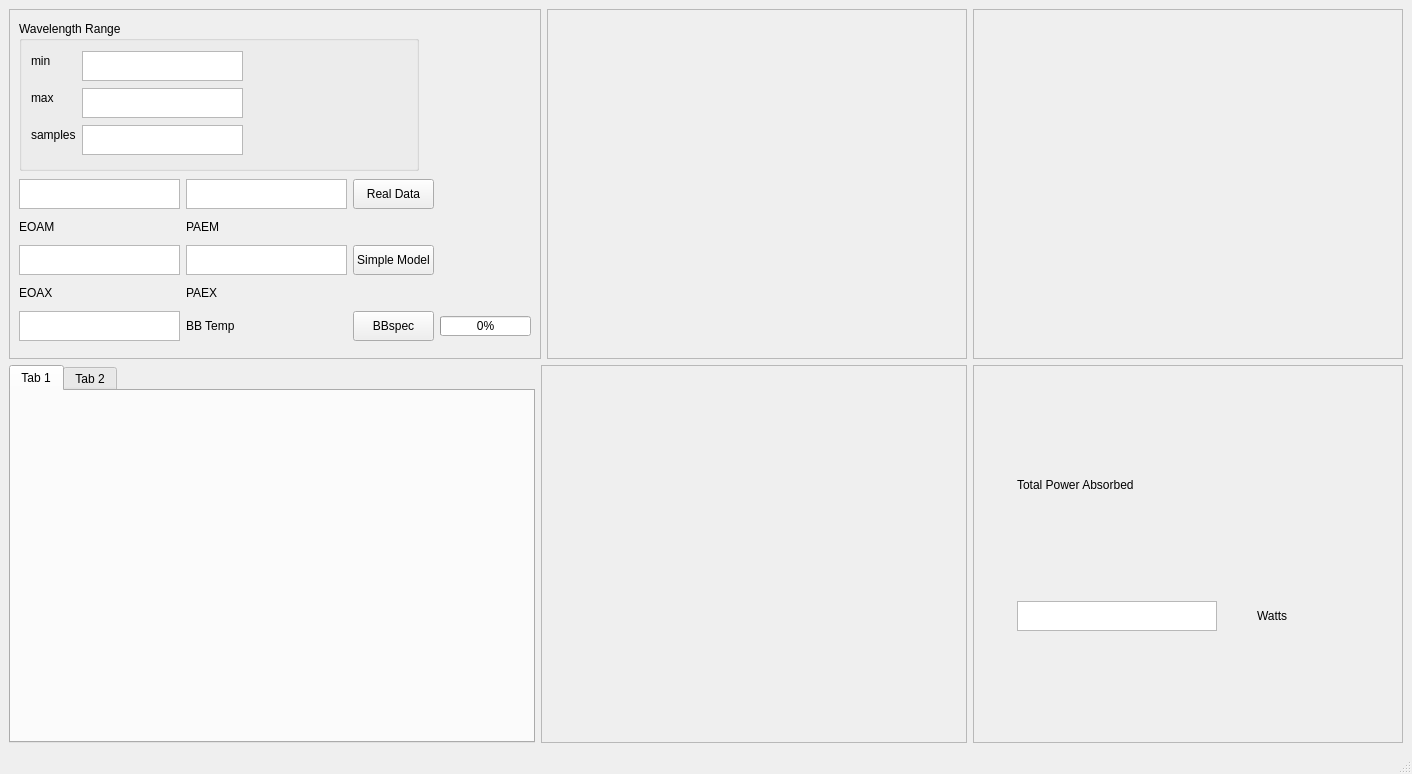
<?xml version="1.0" encoding="UTF-8"?>
<ui version="4.0">
 <class>MainWindow</class>
 <widget class="QMainWindow" name="MainWindow">
  <property name="geometry">
   <rect>
    <x>0</x>
    <y>0</y>
    <width>1412</width>
    <height>774</height>
   </rect>
  </property>
  <property name="windowTitle">
   <string>MainWindow</string>
  </property>
  <widget class="QWidget" name="centralwidget">
   <layout class="QGridLayout" name="gridLayout_2">
    <item row="0" column="0" colspan="2">
     <widget class="QFrame" name="frame">
      <property name="maximumSize">
       <size>
        <width>600</width>
        <height>350</height>
       </size>
      </property>
      <property name="frameShape">
       <enum>QFrame::StyledPanel</enum>
      </property>
      <property name="frameShadow">
       <enum>QFrame::Raised</enum>
      </property>
      <layout class="QGridLayout" name="gridLayout">
       <item row="4" column="2">
        <widget class="QPushButton" name="simpleData">
         <property name="maximumSize">
          <size>
           <width>161</width>
           <height>30</height>
          </size>
         </property>
         <property name="text">
          <string>Simple Model</string>
         </property>
        </widget>
       </item>
       <item row="5" column="1">
        <widget class="QLabel" name="label_6">
         <property name="maximumSize">
          <size>
           <width>120</width>
           <height>20</height>
          </size>
         </property>
         <property name="text">
          <string>PAEX</string>
         </property>
        </widget>
       </item>
       <item row="9" column="0">
        <widget class="QTextEdit" name="BBtemp">
         <property name="maximumSize">
          <size>
           <width>161</width>
           <height>30</height>
          </size>
         </property>
        </widget>
       </item>
       <item row="9" column="1">
        <widget class="QLabel" name="label_8">
         <property name="maximumSize">
          <size>
           <width>120</width>
           <height>20</height>
          </size>
         </property>
         <property name="text">
          <string>BB Temp</string>
         </property>
        </widget>
       </item>
       <item row="9" column="3">
        <widget class="QProgressBar" name="progressBar">
         <property name="maximumSize">
          <size>
           <width>200</width>
           <height>20</height>
          </size>
         </property>
         <property name="value">
          <number>0</number>
         </property>
         <property name="invertedAppearance">
          <bool>false</bool>
         </property>
        </widget>
       </item>
       <item row="9" column="2">
        <widget class="QPushButton" name="BBdata">
         <property name="maximumSize">
          <size>
           <width>161</width>
           <height>30</height>
          </size>
         </property>
         <property name="text">
          <string>BBspec</string>
         </property>
        </widget>
       </item>
       <item row="3" column="0">
        <widget class="QLabel" name="label">
         <property name="maximumSize">
          <size>
           <width>120</width>
           <height>20</height>
          </size>
         </property>
         <property name="text">
          <string>EOAM</string>
         </property>
        </widget>
       </item>
       <item row="2" column="0">
        <widget class="QTextEdit" name="EOAM">
         <property name="maximumSize">
          <size>
           <width>161</width>
           <height>30</height>
          </size>
         </property>
        </widget>
       </item>
       <item row="4" column="1">
        <widget class="QTextEdit" name="PAEX">
         <property name="maximumSize">
          <size>
           <width>161</width>
           <height>30</height>
          </size>
         </property>
        </widget>
       </item>
       <item row="3" column="1">
        <widget class="QLabel" name="label_5">
         <property name="maximumSize">
          <size>
           <width>120</width>
           <height>20</height>
          </size>
         </property>
         <property name="text">
          <string>PAEM</string>
         </property>
        </widget>
       </item>
       <item row="2" column="1">
        <widget class="QTextEdit" name="PAEM">
         <property name="maximumSize">
          <size>
           <width>161</width>
           <height>30</height>
          </size>
         </property>
        </widget>
       </item>
       <item row="2" column="2">
        <widget class="QPushButton" name="realData">
         <property name="maximumSize">
          <size>
           <width>161</width>
           <height>30</height>
          </size>
         </property>
         <property name="text">
          <string>Real Data</string>
         </property>
        </widget>
       </item>
       <item row="5" column="0">
        <widget class="QLabel" name="label_4">
         <property name="maximumSize">
          <size>
           <width>120</width>
           <height>20</height>
          </size>
         </property>
         <property name="text">
          <string>EOAX</string>
         </property>
        </widget>
       </item>
       <item row="4" column="0">
        <widget class="QTextEdit" name="EOAX">
         <property name="maximumSize">
          <size>
           <width>161</width>
           <height>30</height>
          </size>
         </property>
        </widget>
       </item>
       <item row="0" column="0" colspan="3">
        <widget class="QGroupBox" name="groupBox">
         <property name="maximumSize">
          <size>
           <width>400</width>
           <height>150</height>
          </size>
         </property>
         <property name="title">
          <string>Wavelength Range</string>
         </property>
         <layout class="QFormLayout" name="formLayout">
          <item row="0" column="0">
           <widget class="QLabel" name="label_7">
            <property name="maximumSize">
             <size>
              <width>120</width>
              <height>20</height>
             </size>
            </property>
            <property name="text">
             <string>min</string>
            </property>
           </widget>
          </item>
          <item row="0" column="1">
           <widget class="QTextEdit" name="min">
            <property name="minimumSize">
             <size>
              <width>0</width>
              <height>0</height>
             </size>
            </property>
            <property name="maximumSize">
             <size>
              <width>161</width>
              <height>30</height>
             </size>
            </property>
           </widget>
          </item>
          <item row="1" column="0">
           <widget class="QLabel" name="label_2">
            <property name="maximumSize">
             <size>
              <width>120</width>
              <height>20</height>
             </size>
            </property>
            <property name="text">
             <string>max</string>
            </property>
           </widget>
          </item>
          <item row="1" column="1">
           <widget class="QTextEdit" name="max">
            <property name="maximumSize">
             <size>
              <width>161</width>
              <height>30</height>
             </size>
            </property>
           </widget>
          </item>
          <item row="2" column="0">
           <widget class="QLabel" name="label_3">
            <property name="maximumSize">
             <size>
              <width>120</width>
              <height>20</height>
             </size>
            </property>
            <property name="text">
             <string>samples</string>
            </property>
           </widget>
          </item>
          <item row="2" column="1">
           <widget class="QTextEdit" name="samples">
            <property name="maximumSize">
             <size>
              <width>161</width>
              <height>30</height>
             </size>
            </property>
           </widget>
          </item>
         </layout>
        </widget>
       </item>
      </layout>
     </widget>
    </item>
    <item row="1" column="1" colspan="2">
     <widget class="QFrame" name="frame_4">
      <property name="frameShape">
       <enum>QFrame::StyledPanel</enum>
      </property>
      <property name="frameShadow">
       <enum>QFrame::Raised</enum>
      </property>
      <layout class="QVBoxLayout" name="verticalLayout_3">
       <item>
        <widget class="QWidget" name="mplwindow_3" native="true">
         <property name="sizePolicy">
          <sizepolicy hsizetype="Maximum" vsizetype="Maximum">
           <horstretch>0</horstretch>
           <verstretch>0</verstretch>
          </sizepolicy>
         </property>
         <property name="minimumSize">
          <size>
           <width>400</width>
           <height>300</height>
          </size>
         </property>
         <property name="maximumSize">
          <size>
           <width>800</width>
           <height>600</height>
          </size>
         </property>
         <layout class="QVBoxLayout" name="mplvl_3"/>
        </widget>
       </item>
      </layout>
     </widget>
    </item>
    <item row="0" column="2">
     <widget class="QFrame" name="frame_2">
      <property name="frameShape">
       <enum>QFrame::StyledPanel</enum>
      </property>
      <property name="frameShadow">
       <enum>QFrame::Raised</enum>
      </property>
      <layout class="QVBoxLayout" name="verticalLayout">
       <item>
        <widget class="QWidget" name="mplwindow" native="true">
         <property name="sizePolicy">
          <sizepolicy hsizetype="Maximum" vsizetype="Maximum">
           <horstretch>0</horstretch>
           <verstretch>0</verstretch>
          </sizepolicy>
         </property>
         <property name="minimumSize">
          <size>
           <width>400</width>
           <height>300</height>
          </size>
         </property>
         <property name="maximumSize">
          <size>
           <width>800</width>
           <height>600</height>
          </size>
         </property>
         <layout class="QVBoxLayout" name="mplvl_0"/>
        </widget>
       </item>
      </layout>
     </widget>
    </item>
    <item row="0" column="3">
     <widget class="QFrame" name="frame_3">
      <property name="frameShape">
       <enum>QFrame::StyledPanel</enum>
      </property>
      <property name="frameShadow">
       <enum>QFrame::Raised</enum>
      </property>
      <layout class="QVBoxLayout" name="verticalLayout_2">
       <item>
        <widget class="QWidget" name="mplwindow_5" native="true">
         <property name="sizePolicy">
          <sizepolicy hsizetype="Maximum" vsizetype="Maximum">
           <horstretch>0</horstretch>
           <verstretch>0</verstretch>
          </sizepolicy>
         </property>
         <property name="minimumSize">
          <size>
           <width>400</width>
           <height>300</height>
          </size>
         </property>
         <property name="maximumSize">
          <size>
           <width>800</width>
           <height>600</height>
          </size>
         </property>
         <layout class="QVBoxLayout" name="mplvl_5"/>
        </widget>
       </item>
      </layout>
     </widget>
    </item>
    <item row="1" column="0">
     <widget class="QTabWidget" name="tabWidget">
      <property name="maximumSize">
       <size>
        <width>800</width>
        <height>600</height>
       </size>
      </property>
      <property name="currentIndex">
       <number>0</number>
      </property>
      <widget class="QWidget" name="tab">
       <attribute name="title">
        <string>Tab 1</string>
       </attribute>
       <layout class="QGridLayout" name="gridLayout_3">
        <item row="0" column="0">
         <widget class="QWidget" name="mplwindow_2" native="true">
          <property name="sizePolicy">
           <sizepolicy hsizetype="Maximum" vsizetype="Maximum">
            <horstretch>0</horstretch>
            <verstretch>0</verstretch>
           </sizepolicy>
          </property>
          <property name="minimumSize">
           <size>
            <width>400</width>
            <height>300</height>
           </size>
          </property>
          <property name="maximumSize">
           <size>
            <width>800</width>
            <height>600</height>
           </size>
          </property>
          <layout class="QVBoxLayout" name="mplvl_2">
           <property name="leftMargin">
            <number>11</number>
           </property>
          </layout>
         </widget>
        </item>
       </layout>
      </widget>
      <widget class="QWidget" name="tab_2">
       <attribute name="title">
        <string>Tab 2</string>
       </attribute>
       <layout class="QGridLayout" name="gridLayout_4">
        <item row="0" column="0">
         <widget class="QWidget" name="mplwindow_4" native="true">
          <property name="sizePolicy">
           <sizepolicy hsizetype="Maximum" vsizetype="Maximum">
            <horstretch>0</horstretch>
            <verstretch>0</verstretch>
           </sizepolicy>
          </property>
          <property name="minimumSize">
           <size>
            <width>400</width>
            <height>300</height>
           </size>
          </property>
          <property name="maximumSize">
           <size>
            <width>800</width>
            <height>600</height>
           </size>
          </property>
          <layout class="QVBoxLayout" name="mplvl_4">
           <property name="leftMargin">
            <number>11</number>
           </property>
          </layout>
         </widget>
        </item>
       </layout>
      </widget>
     </widget>
    </item>
    <item row="1" column="3">
     <widget class="QFrame" name="frame_5">
      <property name="frameShape">
       <enum>QFrame::StyledPanel</enum>
      </property>
      <property name="frameShadow">
       <enum>QFrame::Raised</enum>
      </property>
      <layout class="QGridLayout" name="gridLayout_5">
       <item row="0" column="0">
        <widget class="QLabel" name="label_12">
         <property name="maximumSize">
          <size>
           <width>200</width>
           <height>20</height>
          </size>
         </property>
         <property name="text">
          <string>Total Power Absorbed</string>
         </property>
        </widget>
       </item>
       <item row="1" column="0">
        <widget class="QTextEdit" name="totalPowerAbsorbed0">
         <property name="maximumSize">
          <size>
           <width>200</width>
           <height>30</height>
          </size>
         </property>
        </widget>
       </item>
       <item row="1" column="1">
        <widget class="QLabel" name="label_9">
         <property name="maximumSize">
          <size>
           <width>100</width>
           <height>20</height>
          </size>
         </property>
         <property name="text">
          <string>Watts</string>
         </property>
        </widget>
       </item>
      </layout>
     </widget>
    </item>
   </layout>
  </widget>
  <widget class="QMenuBar" name="menubar">
   <property name="geometry">
    <rect>
     <x>0</x>
     <y>0</y>
     <width>1412</width>
     <height>26</height>
    </rect>
   </property>
  </widget>
  <widget class="QStatusBar" name="statusbar"/>
 </widget>
 <resources/>
 <connections/>
</ui>
